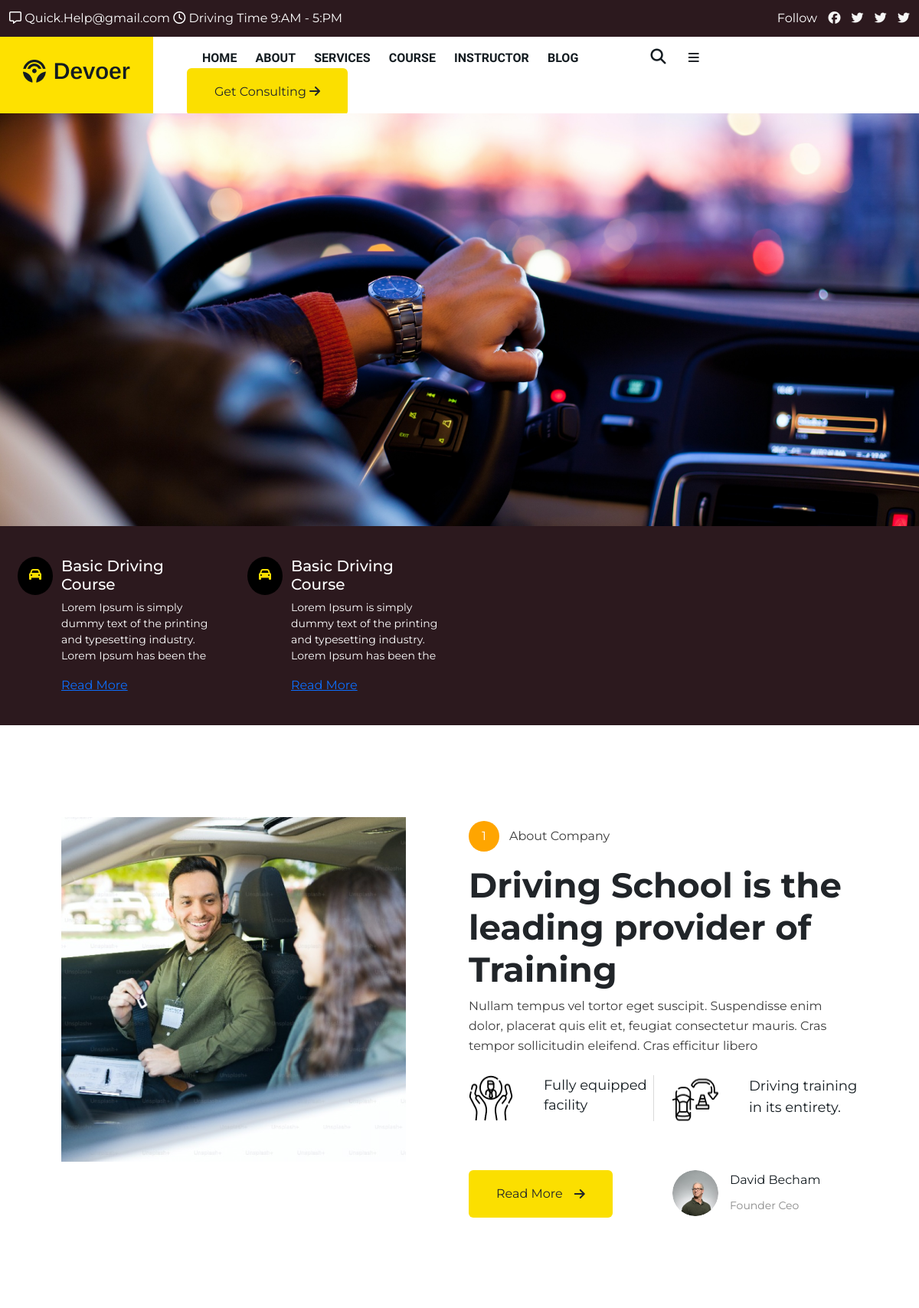
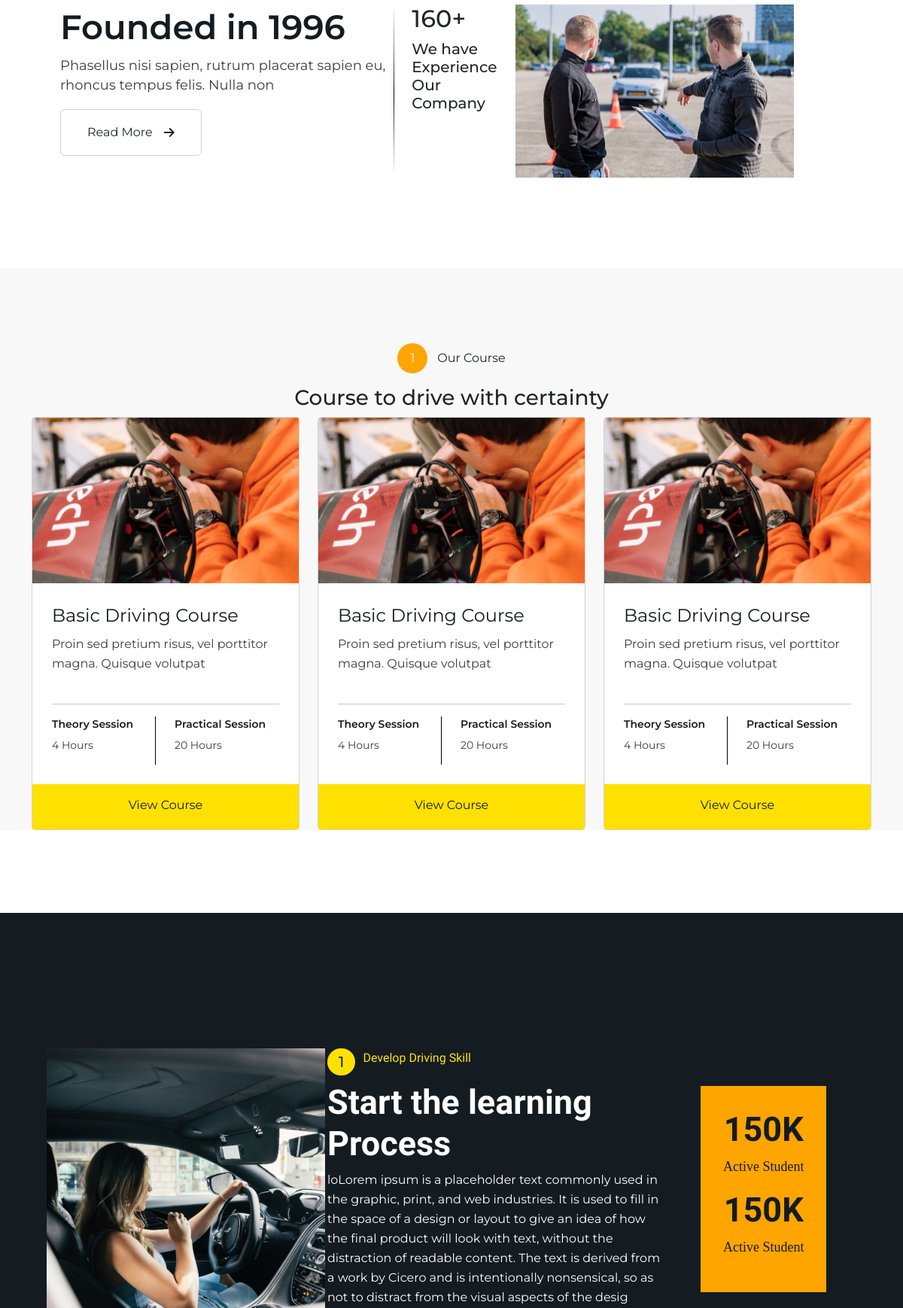
The page / (upper part) on the database its author committed (2 pictures, top to bottom).
### tables this page shows
CREATE TABLE `logo` (
  `id` int(11) NOT NULL,
  `logo_img` text NOT NULL
);

CREATE TABLE `service` (
  `id` int(11) NOT NULL,
  `title` varchar(50) NOT NULL,
  `content` text NOT NULL,
  `icon` varchar(50) NOT NULL,
  `image` text NOT NULL
);

CREATE TABLE `about_compani` (
  `id` int(11) NOT NULL,
  `title` varchar(100) NOT NULL,
  `content` text NOT NULL,
  `facility_1` varchar(200) NOT NULL,
  `facility_2` varchar(200) NOT NULL,
  `image` text NOT NULL
);

CREATE TABLE `founder` (
  `id` int(11) NOT NULL,
  `name` varchar(100) NOT NULL,
  `title` varchar(100) NOT NULL,
  `image` text NOT NULL
);

CREATE TABLE `founded` (
  `id` int(11) NOT NULL,
  `title` varchar(50) NOT NULL,
  `content` text NOT NULL,
  `counter` int(11) NOT NULL,
  `heading` varchar(100) NOT NULL,
  `image` text NOT NULL
);

CREATE TABLE `course` (
  `id` int(11) NOT NULL,
  `title` varchar(50) NOT NULL,
  `t_duration` int(11) NOT NULL,
  `p_duration` int(11) NOT NULL,
  `price` int(11) NOT NULL,
  `image` text NOT NULL,
  `content` text NOT NULL
);

CREATE TABLE `skill` (
  `id` int(11) NOT NULL,
  `title` varchar(50) NOT NULL,
  `content` text NOT NULL,
  `image` text NOT NULL
);

CREATE TABLE `success` (
  `id` int(11) NOT NULL,
  `count` int(11) NOT NULL,
  `title` varchar(50) NOT NULL
);

### index.php (the view, shortened to what this page needs)
<?php
include 'connection.php';
?>
<!DOCTYPE html>
<html lang="en">
<head>
    <link rel="stylesheet" href="https://cdnjs.cloudflare.com/ajax/libs/font-awesome/6.4.2/css/all.min.css" />
    <link rel="stylesheet" href="./css/owl.carousel.min.css">
    <link rel="stylesheet" href="./css/owl.theme.default.min.css">
    <link rel="stylesheet" href="./css/bootstrap.min.css">
    <link rel="stylesheet" href="./css/style.css">
</head>
<body>
    <header class="header">
            <div class="container-fluid">
                <div class="row">
                <div class="top_heading">
                    <div class="heading_info">
                        <span><i class="fa-regular fa-message"></i> Quick.Help@gmail.com</span>
                        <span><i class="fa-regular fa-clock"></i> Driving Time  9:AM - 5:PM</span>
                    </div>
                        <div class="social_media">
                            <span>Follow</span>
                            <span>
                                <a href=""><i class="fa-brands fa-facebook"></i></a>
                            </span>
                            <span>
                                <a href="#"><i class="fa-brands fa-twitter"></i></a>
                            </span>
                            <span>
                                <a href="#"><i class="fa-brands fa-twitter"></i></a>
                            </span>
                            <span>
                                <a href="#"><i class="fa-brands fa-twitter"></i></a>
                            </span>
                        </div>
                </div>
                </div>
            </div>
            <div class="container-fluid">
                    <div class="row">
                        <div class="col-xl-2 logo">
                        <?php
                        $sql="select*from logo";
                        $result=$connection->query($sql);
                        $row=mysqli_fetch_array($result);
                        ?>
                                <img src="uploads/<?php echo $row['logo_img'];?>">
                        </div>
                        <div class="col-xl-10">
                            <div class="nav">
                                <ul>
                                    <li><a href="index.php">Home</a></li>
                                    <li><a href="about.php">About</a></li>
                                    <li><a href="service.php">Services</a></li>
                                    <li><a href="course.php">Course</a></li>
                                    <li><a href="instructor.php">Instructor</a></li>
                                    <li><a href="blog.php">Blog</a></li>
                                    <li><span class="search"><i class="fa-solid fa-magnifying-glass"></i></span></li>
                                    <li><span class="menu_bar"><i class="fa-solid fa-bars"></i></span></li>
                                    <button type="button" class="btn header_button ">Get Consulting <i class="fa-solid fa-arrow-right"></i></button>
                                </ul>
                            </div>
                        </div>
                        </div>
            </div>
    </header>
<section class="banner">
    <div class="banner_img">
        <img src="./image/banner.png">
    </div>
    <div class="banner_content">
        <div class="container-fluid">
            <div class="row">
                <?php
                $sql="select*from service";
                $result=$connection->query($sql);
                while($row=$result->fetch_assoc()){
                    ?>
                       <div class="col-xl-3">
                    <div class="d-flex position-relative">
                        <div class="banner_content1">
                            <i class="fa-solid fa-car"></i>
                        <div class="banner_content_description">
                          <h5 class="mt-0"><?php echo $row['title'];?></h5>
                          <p><?php echo $row['content'];?></p>
                          <a href="#" class="stretched-link">Read More</a>
                        </div>
                        </div>
                    </div>
                </div>
                <?php } ?>
        </div>
        </div>
    </div>
</section>
<section class="about">
<?php
$sql="select*from about_compani";
$result=$connection->query($sql);
$row=mysqli_fetch_array($result);
?>
    <div class="container">
        <div class="row">
            <div class="col-xl-6">
                <div class="about_img">
                    <img src="uploads/<?php echo $row['image'];?>" alt="">
                </div>
            </div>
            <div class="col-xl-6">
                <div class="about_content1">
                    <p><span class="circle">1</span>About Company</p>
                    <h3><?php echo $row['title'];?><br>
                       </h3>
                        <p><?php echo $row['content'];?> </p>
                </div>
                <div class="row about_content2">
                    <div class="col-xl-6">
                        <div class="facility1">
                            <img src="./image/facility1.png" alt="">
                            <h6><?php echo $row['facility_1'];?></h6>
                        </div>
                    </div>
                    <div class="col-xl-6">
                        <div class="facility2">
                            <img src="./image/facility2.png" alt="">
                            <h6><?php echo $row['facility_2'];?></h6>
                        </div>
                    </div>
                </div>
                <div class="row about_content3">
                    <div class="col-xl-6">
                        <div class="about_button">
                            <button type="button" class="btn ">Read More<i class="fa-solid fa-arrow-right"></i></button>
                        </div>
                    </div>
                    <div class="col-xl-6">
                        <div class="about_ceo">
                        <?php
                        $sql="select*from founder";
                        $result=$connection->query($sql);
                        $row=mysqli_fetch_array($result);
                        ?>
                            <img src="uploads/<?php echo $row['image'];?>" alt="">
                            <div>
                                <h4><?php echo $row['name'];?></h4>
                                <h6><?php echo $row['title'];?></h6>
                            </div>
                        </div>
                    </div>
                </div>
            </div>
        </div>
        <?php
                        $sql="select*from founded";
                        $result=$connection->query($sql);
                        $row=mysqli_fetch_array($result);
                        ?>
        <div class="row found_exp">
            <div class="col-xl-5">
                <div class="founded">
                    <h3><?php echo $row['title'];?></h3>
                    <p><?php echo $row['content'];?></p>
                    <button type="button" class="btn">Read More<i class="fa-solid fa-arrow-right"></i></button>
                </div>
            </div>
            <div class="col-xl-1 exp_margin_head">
            </div>
            <div class="col-xl-6">
                <div class="experience">
                    <div>
                        <h2><?php echo $row['counter'];?>+</h2>
                    <h5><?php echo $row['heading'];?></h5>
                    </div>
                    <img src="uploads/<?php echo $row['image'];?>" alt="">
                </div>
            </div>
        </div>
    </div>
</section>
<section class="container-fluid service">
    <div class="container ">
        <div class="service_item">
            <div class="row">
                <div class="col-xl-6 offset-xl-3">
                    <div class="service_heading">
                        <p><span class="circle">1</span>Our Course</p>
                        <h3>Course to drive with certainty</h3>
                     </div>
                </div>
            </div>
            <div class="row">
            <?php
                $sql="select*from course";
                $result=$connection->query($sql);
                while($row=$result->fetch_assoc()){
                    ?>
                <div class="col-xl-4 ">
                    <div class="service1">
                        <div class="card">
                            <img src="uploads/<?php echo $row['image'];?>">
                            <div class="card-body">
                               <div class="service_content">
                                <h5 class="card-title"><?php echo $row['title'];?></h5>
                              <p class="card-text"><?php echo $row['content'];?></p>
                               </div>
                                <div class="service_session">
                                <hr>
                                    <div class="row">
                                        <div class="col-xl-6 ssborder">
                                            <h5>Theory Session</h5>
                                            <p><?php echo $row['t_duration'];?> Hours</p>
                                        </div>
                                        <div class="col-xl-6">
                                            <h5>Practical Session</h5>
                                            <p><?php echo $row['p_duration'];?> Hours</p>
                                        </div>
                                    </div>
                                </div>
                            </div>
                            <a href="course.html" class=" view_course_button">View Course</a>
                        </div>
                    </div>
                </div>
                <?php } ?>
            </div>
        </div>
    </div>
</section>
<section class="driving_skill">
    <div class="container-fluid">
        <div class="">
            <div class="row ">
            <?php
$sql="select*from skill";
$result=$connection->query($sql);
$row=mysqli_fetch_array($result);
?>
                <div class="col-xl-4">
                    <div class="driving_skill_img">
                    <img src="uploads/<?php echo $row['image'];?>">
                    </div>
                </div>
                <div class="col-xl-5 driving_skill_content">
                    <div class="number1"><h6>1</h6> <p>Develop Driving Skill</p> </div>
                    <h2><?php echo $row['title'];?></h2>
                        <p><?php echo $row['content'];?></p>
                </div>
                <div class="col-xl-3 student_list">
                    <ul>
                    <?php
                    $sql="select*from success";
                    $result=$connection->query($sql);
                    while($row=$result->fetch_assoc()){
                        ?>
                        <li><h3><?php echo $row['count'];?>K</h3><p><?php echo $row['title'];?></p></li>
                        <?php } ?>
                    </ul>
                </div>
            </div>
        </div>
    </div>
</section>
</body>
</html>

### rows shown on the page
logo: logo_img (picture)
service: title "Basic Driving Course", content "Lorem Ipsum is simply dummy text of the printing and typesetting industry. Lorem Ipsum has been the"
service: title "Basic Driving Course", content "Lorem Ipsum is simply dummy text of the printing and typesetting industry. Lorem Ipsum has been the"
about_compani: image (picture), title "Driving School is the leading provider of Training", content "Nullam tempus vel tortor eget suscipit. Suspendisse enim dolor, placerat quis elit et, feugiat consectetur mauris. Cras tempor sollicitudin eleifend. Cras efficitur libero", facility_1 "Fully equipped facility", facility_2 "Driving training in its entirety."
founder: image (picture), name "David Becham", title "Founder Ceo"
founded: title "Founded in 1996", content "Phasellus nisi sapien, rutrum placerat sapien eu, rhoncus tempus felis. Nulla non", counter "160", heading "We have Experience Our Company", image (picture)
course: image (picture), title "Basic Driving Course", content "Proin sed pretium risus, vel porttitor magna. Quisque volutpat", t_duration "4", p_duration "20"
course: image (picture), title "Basic Driving Course", content "Proin sed pretium risus, vel porttitor magna. Quisque volutpat", t_duration "4", p_duration "20"
course: image (picture), title "Basic Driving Course", content "Proin sed pretium risus, vel porttitor magna. Quisque volutpat", t_duration "4", p_duration "20"
skill: image (picture), title "Start the learning Process", content "loLorem ipsum is a placeholder text commonly used in the graphic, print, and web industries. It is used to fill in the space of a design or layout to give an idea of how the final product will look with text, without the distraction of readable content. The text is derived from a work by Cicero and is intentionally nonsensical, so as not to distract from the visual aspects of the desig"
success: count "150", title "Active Student"
success: count "150", title "Active Student"
